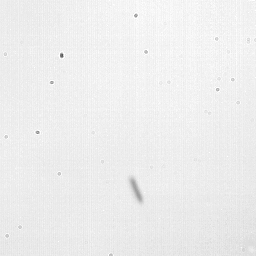
#> input picture example-data/frame05.tiff, 256 x 256 px
$ jupyter execute --allow-errors tutorial.ipynb   (shell and % lines are left out)   (older library calls are emulated)
#> lines starting #> are read from the running program, lines starting #| are printed output that depends on the picture; after the words box and inside, x2 and y2 are one past the last pixel; in counts of white or black regions, pixels touching at a corner belong together; long printed decimals are rounded
# Tracking Nanowire Orientation

This notebook begins with a TIFF image of a wire and extracts its orientation. See the end for instructions on how to install the necessary Python packages and run this on your own data.

-- Dan Allan (daniel.b.allan@gmail.com) 11 November 2015

## Overview

1. Import Python packages; load example image.
2. Identify the wire as the largest "blob" in the image.
3. Analyze the image to detect the wire's orientation.
4. Batch process many images and plot orientation over time.

## Step 1: Import Python packages; load example image.

[cell 1]
# basics
import numpy as np

# for plotting
import matplotlib as mpl
import matplotlib.pyplot as plt

# for reading/writing tiff files
import tifffile

# for image analysis
from skimage.filters import sobel
from skimage.morphology import watershed
from scipy import ndimage as ndi

# plotting style
mpl.rcParams['image.cmap'] = 'gray'

[cell 2]
img = tifffile.imread('example-data/frame05.tiff')
#> img is the input picture: shape (256, 256); min 83, max 255, mean 237.6

# By convention, image analysis filters look for 'bright' things,
# not 'dark' things, so we begin by inverting black and white.
img = np.invert(img)
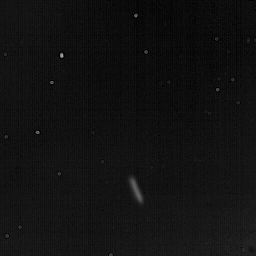
#> img: shape (256, 256); min 0, max 172, mean 17.4

plt.imshow(img)

## Step 2: Identify the wire as the largest "blob" in the image.

The process of identifying objects in an image is called "segmentation." The code below is closely based on the region-based segmenetation section of [this scikit-image tutorial](http://scikit-image.org/docs/dev/user_guide/tutorial_segmentation.html#region-based-segmentation).

I won't add much commentary here -- read through that tutorial to understand what is being done here.

[cell 3]
edges = sobel(img)
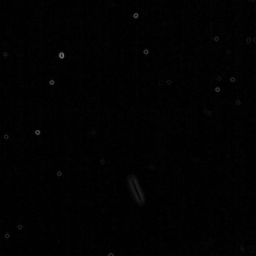
#> edges: shape (256, 256) float64; min 0, max 0.456, mean 0.00928
plt.figure()  # make a new, separate figure
plt.imshow(edges)

[cell 4]
plt.figure()
plt.hist(img);
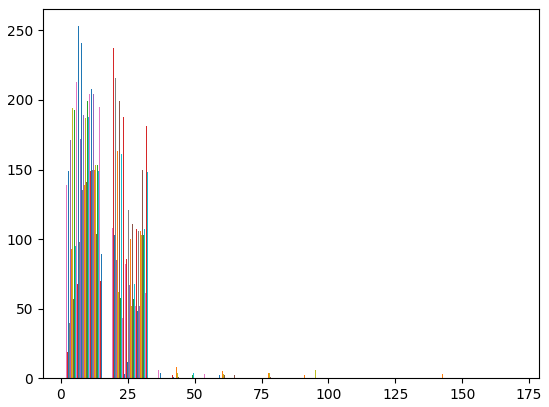
#> figure drawn by matplotlib, 1 panel; tallest bar 157 high, from x = 1.72 to 1.77; tallest bar 224 high, from x = 18.97 to 19.03; tallest bar 141 high, from x = 1.83 to 1.88

[cell 5]
# Fill is roughly the lower and upper extremes of the histogram above.
lower_extreme = 20
upper_extreme = 40

markers = np.zeros_like(img)
markers[img < lower_extreme] = 1
markers[img > upper_extreme] = 2

plt.figure()
plt.imshow(markers)
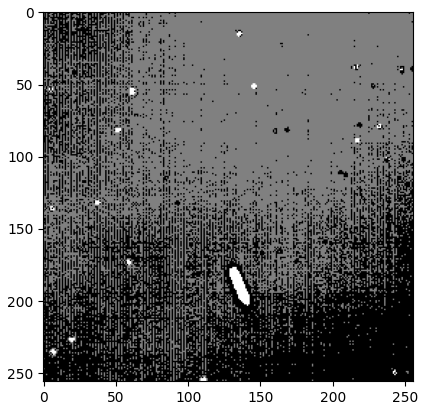
#> figure drawn by matplotlib, 1 panel

[cell 6]
segmentation = watershed(edges, markers)
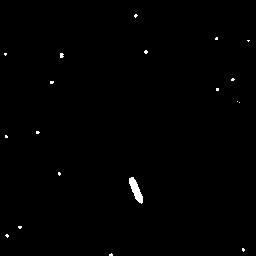
#> segmentation: shape (256, 256); values 1 (black) and 2 (white), 0.52% white; 19 white regions (18 under 20 px), largest, box (x1, y1, x2, y2) and area: (129, 177, 143, 204) 185
segmentation = ndi.binary_fill_holes(segmentation - 1)

plt.figure()
plt.imshow(segmentation)

[cell 7]
labels, _ = ndi.label(segmentation)
#> labels: shape (256, 256) int32; 20 distinct labels, from 0 to 19

# Each distinct region will be shown in a different color.
plt.figure()
plt.imshow(labels, cmap='jet')

[cell 8]
# What is the area of each label?
areas = np.bincount(labels.ravel())
#> areas = 20 values, max 65197 at index 0, min 1 at index 10, mean 3276.8

# One hopes there is one label that is obviously bigger than the rest -- corresponding to the wire.
plt.figure()
plt.hist(areas);
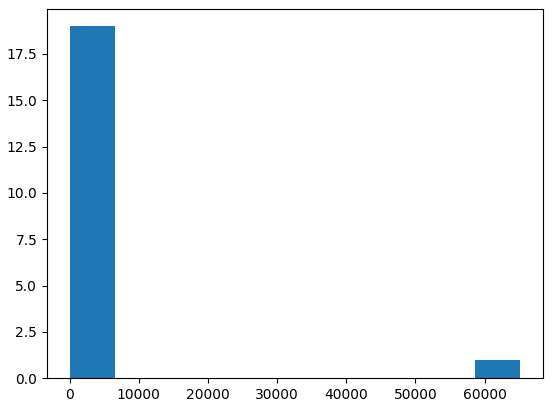
#> figure drawn by matplotlib, 1 panel; tallest bar 19 high, from x = 1 to 6520.6

[cell 9]
biggest_label = 1 + np.argmax(areas[1:])  # label with the largest area (excluding label 0, the background)
#> biggest_label = 15
wire_mask = (labels == biggest_label)
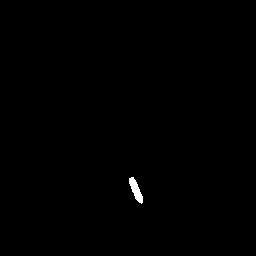
#> wire_mask: shape (256, 256) bool; 0.28% white; 1 white region, box (x1, y1, x2, y2) and area: (129, 177, 143, 204) 185

# The array 'wire_mask' is True (white) around the wire and False (black) outside it.
plt.figure()
plt.imshow(wire_mask)

[cell 10]
masked_img = wire_mask * img  # In multiplicate True -> 1, False -> 0

plt.figure()
plt.imshow(masked_img)

## Step 3: Analyze the image to detect the wire's orientation

To get the orientation axes of the wire, we'll find the "moments of intentia" of the image. (This is an analogy where brightness is mass.) The cell below defines the functions for finding the moments of inertia. You don't have to follow the details to use them effectively. You can skip to the next cell, where we'll use the functions on our masked image.

Note: I once packaged these functions in a Python package called [needle](http://github.com/danielballan/needle), but I now feel that was overbuilt. All of the actually important and effective code is below.

[cell 11]
def moment(img, i, j):
    """
    A utility function called by inertial_axes.

    See that function, below, for attribution and usage.
    """
    nrows, ncols = img.shape
    y, x = np.mgrid[:nrows, :ncols]
    return (img * x**i * y**j).sum()

def inertial_axes(img):
    """Calculate the x-mean, y-mean, and cov matrix of an image.

    Parameters
    ----------
    img: ndarray

    Returns
    -------
    xbar, ybar, cov
        center in x, center in y, covariance matrix

    Attribution
    -----------
    This function is based on a solution by Joe Kington, posted on Stack
    Overflow at

    http://stackoverflow.com/questions/5869891/how-to-calculate-the-axis-of-orientation/5873296#5873296
    """
    normalization = np.sum(img)
    m10 = moment(img, 1, 0)
    m01 = moment(img, 0, 1)
    x_bar = m10 / normalization
    y_bar = m01 / normalization
    u11 = (moment(img, 1, 1) - x_bar * m01) / normalization
    u20 = (moment(img, 2, 0) - x_bar * m10) / normalization
    u02 = (moment(img, 0, 2) - y_bar * m01) / normalization
    cov = np.array([[u20, u11], [u11, u02]])
    return x_bar, y_bar, cov

def orientation(cov):
    """Compute the orientation angle of the dominant eigenvector of
    a covariance matrix.

    Parameters
    ----------
    cov: 2x2 array

    Returns
    -------
    angle in radians
    """
    eigvals, eigvecs = np.linalg.eigh(cov)
    principal_moment = eigvecs[eigvals.argmax()]
    return np.arctan2(principal_moment[1], principal_moment[0])

def plot_principal_axes(img, x_bar, y_bar, cov):
    """Plot bars with a length of 2 stddev along the principal axes.

    Attribution
    -----------
    This function is based on a solution by Joe Kington, posted on Stack
    Overflow at http://stackoverflow.com/questions/5869891/
    how-to-calculate-the-axis-of-orientation/5873296#5873296
    """
    ax = plt.gca()  # current axes
    def make_lines(eigvals, eigvecs, mean, i):
        """Make lines a length of 2 stddev."""
        std = np.sqrt(eigvals[i])
        vec = 2 * std * eigvecs[:,i] / np.hypot(*eigvecs[:,i])
        x, y = np.vstack((mean-vec, mean, mean+vec)).T
        return x, y
    mean = np.array([x_bar, y_bar])
    eigvals, eigvecs = np.linalg.eigh(cov)
    ax.plot(*make_lines(eigvals, eigvecs, mean, 0), marker='o', color='white')
    ax.plot(*make_lines(eigvals, eigvecs, mean, -1), marker='o', color='red')
    ax.imshow(img)

Below, we compute the inertial axes and the orientation. We plot the axes on top of the original (unprocessed) image, and we print the orientation in degrees.

**In a live notebook, use the "box zoom" feature (second button from the right) to take a closer look at how well the axes annotation lines up with the image of the wire.**

[cell 12]
x_bar, y_bar, cov = inertial_axes(masked_img)
#> in inertial_axes, `normalization = np.sum(img)`: normalization = 12669
#> in inertial_axes, `m10 = moment(img, 1, 0)`: m10 = 1718488
#> in inertial_axes, `m01 = moment(img, 0, 1)`: m01 = 2403477
#> in inertial_axes, `x_bar = m10 / normalization`: x_bar = 135.6
#> in inertial_axes, `y_bar = m01 / normalization`: y_bar = 189.7
#> in inertial_axes, `u11 = (moment(img, 1, 1) - x_bar * m01) / normalization`: u11 = 17.2
#> in inertial_axes, `u20 = (moment(img, 2, 0) - x_bar * m10) / normalization`: u20 = 10.47
#> in inertial_axes, `u02 = (moment(img, 0, 2) - y_bar * m01) / normalization`: u02 = 44.01
#> in inertial_axes, `cov = np.array([[u20, u11], [u11, u02]])`: cov = [[10.47, 17.2], [17.2, 44.01]]
#> x_bar = 135.6; y_bar = 189.7; cov = [[10.47, 17.2], [17.2, 44.01]]
rad = orientation(cov)  # orientation in radians
#> in orientation, `eigvals, eigvecs = np.linalg.eigh(cov)`: eigvals = [3.22, 51.26]; eigvecs = [[-0.921, 0.389], [0.389, 0.921]]
#> in orientation, `principal_moment = eigvecs[eigvals.argmax()]`: principal_moment = [0.389, 0.921]
#> rad = 1.17
deg = np.rad2deg(rad)
#> deg = 67.14

plt.figure()
plot_principal_axes(img, x_bar, y_bar, cov)
#> in plot_principal_axes, `mean = np.array([x_bar, y_bar])`: mean = [135.6, 189.7]
#> in plot_principal_axes, `eigvals, eigvecs = np.linalg.eigh(cov)`: eigvals = [3.22, 51.26]; eigvecs = [[-0.921, 0.389], [0.389, 0.921]]
#> in make_lines, `std = np.sqrt(eigvals[i])`: std = 1.79
#> in make_lines, `vec = 2 * std * eigvecs[:,i] / np.hypot(*eigvecs[:,i])`: vec = [-3.31, 1.39]
#> in make_lines, `x, y = np.vstack((mean-vec, mean, mean+vec)).T`: x = [139, 135.6, 132.3]; y = [188.3, 189.7, 191.1]
print(deg, 'degrees')
#| 67.137 degrees
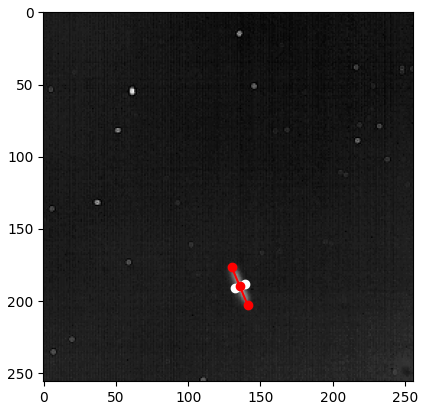
#> figure drawn by matplotlib, 1 panel

## Step 4: Batch process many images and plot orientation over time

Before we begin, we'll express the process in Step 1 as a function.

[cell 13]
def mask_image(img, lower_extreme, upper_extreme):
    """
    See the section Step 1 for explanation.

    If this fails on a given image, use the step-by-step approach to debug.
    """
    edges = sobel(img)

    markers = np.zeros_like(img)
    markers[img < lower_extreme] = 1
    markers[img > upper_extreme] = 2

    segmentation = watershed(edges, markers)
    segmentation = ndi.binary_fill_holes(segmentation - 1)

    labels, _ = ndi.label(segmentation)
    areas = np.bincount(labels.ravel())
    biggest_label = 1 + np.argmax(areas[1:])  # label with the largest area (excluding label 0, the background)

    wire_mask = (labels == biggest_label)
    masked_img = wire_mask * img
    return masked_img

[cell 14]
import pims

#> (the rest of this cell did not finish here and is left out)

[cell 15]
results = []

#> (the rest of this cell did not finish here and is left out)

[cell 16]
plt.figure()
plt.plot(results)
plt.xlabel('frame number')
plt.ylabel('wire orientation angle [deg]')
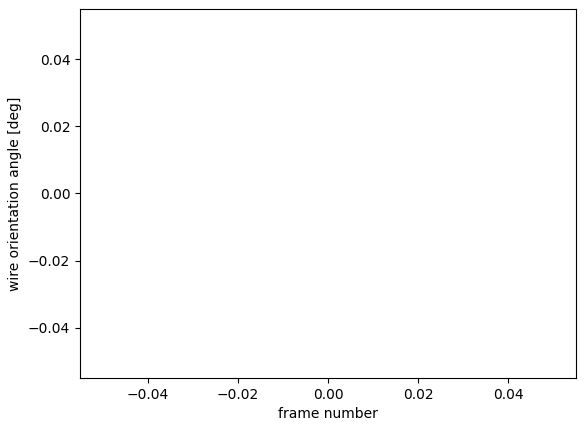
#> figure drawn by matplotlib, 1 panel
